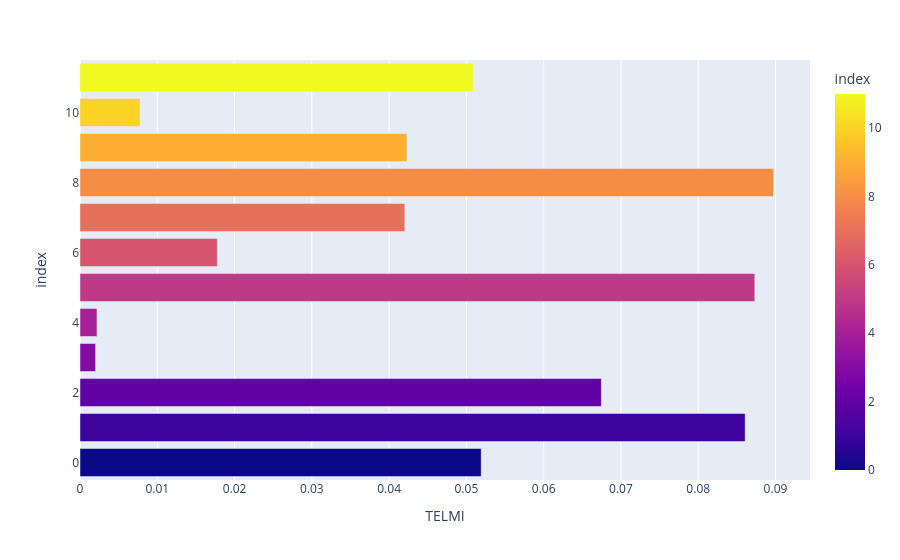

Source (notebook cell):
### Code cell
%pip install plotly
%pip install --upgrade nbformat

import plotly.express as px


Coeff_df = pd.DataFrame()

Coeff_df['TELMI'] = coeff

fig = px.bar(Coeff_df, x=Coeff_df['TELMI'], y= Coeff_df.index, orientation='h', color=Coeff_df.index)
fig.show()

### Figure 1 — Plotly figure (JSON) as saved in the notebook; plotly's stock layout.template omitted (floating-point values rounded to 4 significant figures)
{"data": [{"hovertemplate": "TELMI=%{x}<br>index=%{marker.color}<extra></extra>", "legendgroup": "", "marker": {"color": [0, 1, 2, 3, 4, 5, 6, 7, 8, 9, 10, 11], "coloraxis": "coloraxis", "pattern": {"shape": ""}}, "name": "", "orientation": "h", "showlegend": false, "textposition": "auto", "type": "bar", "x": [0.05192, 0.08607, 0.06746, 0.002017, 0.002194, 0.08732, 0.01777, 0.04203, 0.08974, 0.0423, 0.007772, 0.05088], "xaxis": "x", "y": [0, 1, 2, 3, 4, 5, 6, 7, 8, 9, 10, 11], "yaxis": "y"}], "layout": {"barmode": "relative", "coloraxis": {"colorbar": {"title": {"text": "index"}}, "colorscale": [[0, "#0d0887"], [0.1111, "#46039f"], [0.2222, "#7201a8"], [0.3333, "#9c179e"], [0.4444, "#bd3786"], [0.5556, "#d8576b"], [0.6667, "#ed7953"], [0.7778, "#fb9f3a"], [0.8889, "#fdca26"], [1, "#f0f921"]]}, "legend": {"tracegroupgap": 0}, "margin": {"t": 60}, "xaxis": {"anchor": "y", "domain": [0, 1], "title": {"text": "TELMI"}}, "yaxis": {"anchor": "x", "domain": [0, 1], "title": {"text": "index"}}}}
